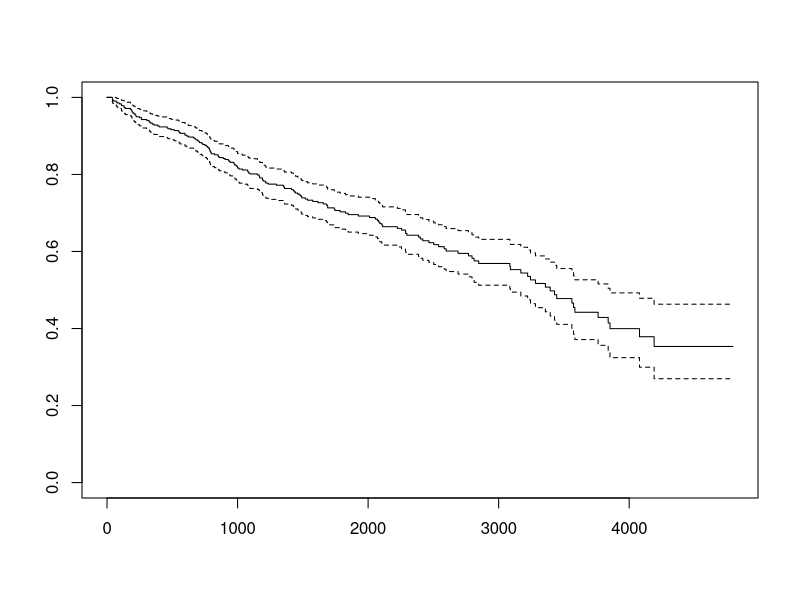

Write the R code that produced this figure.
install.packages('survival')
library('survival')

print(head(pbc, no = 10))
dataset <- pbc[, c('time', 'status')]
survivalformula <- Surv(dataset$time, dataset$status == 2) ~ 1
fit <- survfit(formula = survivalformula)

plot(fit)
summary(fit)
